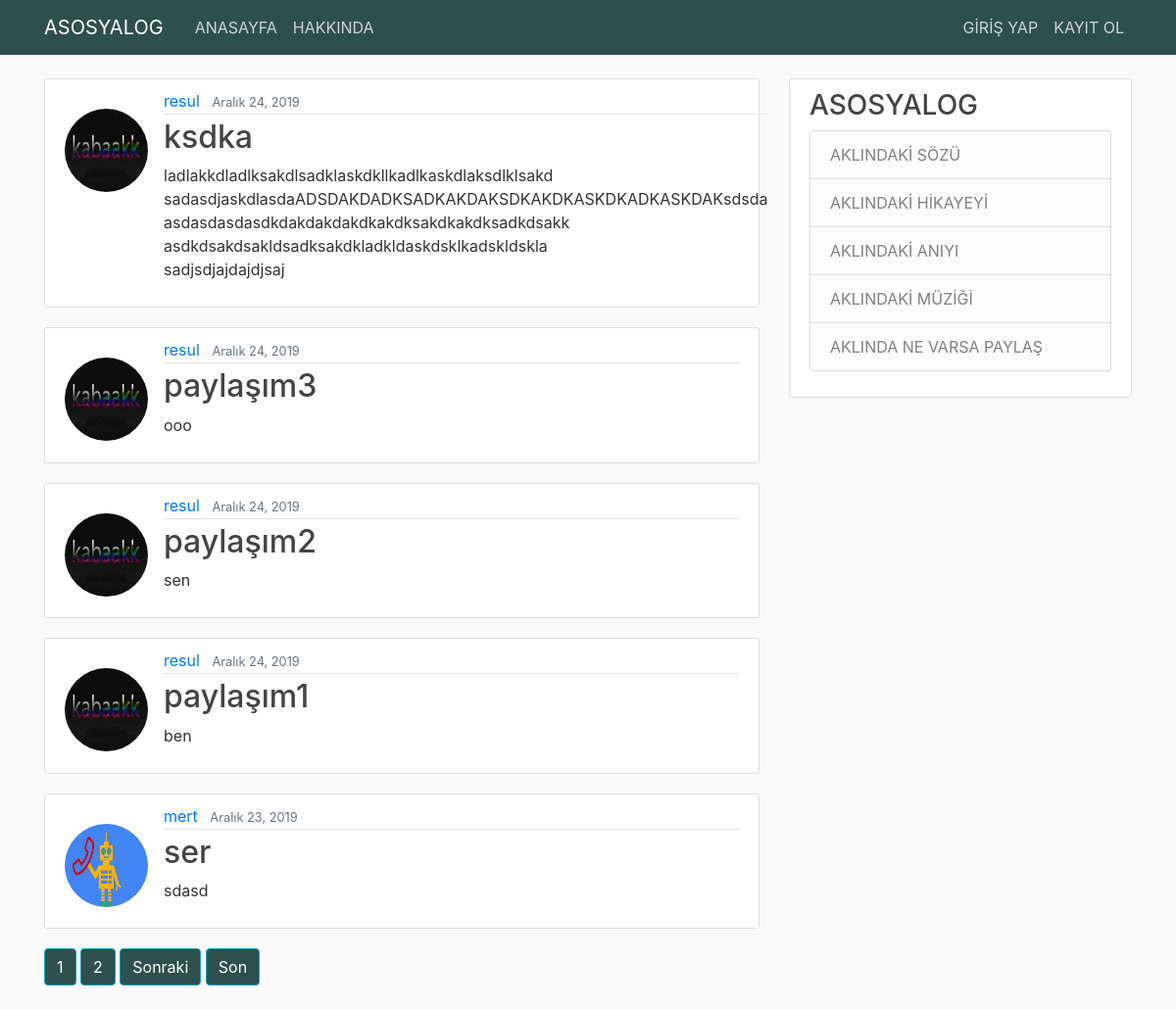
The page / on the database its author committed.
### blog/models.py (models this page shows, shortened)
class Post(models.Model):
    title = models.CharField(max_length=100)
    content = models.TextField()
    date_posted = models.DateTimeField(default=timezone.now)
    author = models.ForeignKey(User, on_delete=models.CASCADE)

### users/models.py (models this page shows, shortened)
class Profile(models.Model):
    user = models.OneToOneField(User, on_delete=models.CASCADE)
    image = models.ImageField(default='default.jpg', upload_to='profile_pics')

### blog/views.py (the view)
# urls.py: path('', PostListView.as_view(), name='blog-home'),
class PostListView(ListView):
    model = Post
    template_name = 'blog/home.html' # <app>/<model>_<viewtype>.html
    context_object_name = 'posts'
    ordering = ['-date_posted']
    paginate_by = 5

### blog/templates/blog/home.html (shortened to what this page needs)
{% extends "blog/base.html" %}
{% block content %}
    {% for post in posts %}
        <article class="media content-section">
          <img class="rounded-circle article-img" src="{{ post.author.profile.image.url }}">
          <div class="media-body">
            <div class="article-metadata">
              <a class="mr-2" href="{% url 'user-posts' post.author.username %}">{{ post.author }}</a>
              <small class="text-muted">{{ post.date_posted|date:"F d, Y" }}</small>
            </div>
            <h2><a class="article-title" href="{% url 'post-detail' post.id %}">{{ post.title }}</a></h2>
            <p class="article-content">{{ post.content }}</p>
          </div>
        </article>
    {% endfor %}
    {% if is_paginated %}
        {% for num in page_obj.paginator.page_range %}
            {% if page_obj.number == num %}
                <a class="btn btn-info mb-4" href="?page={{ num }}">{{ num }}</a>
            {% elif num > page_obj.number|add:'-3' and num < page_obj.number|add:'3' %}
                <a class="btn btn-outline-info mb-4" href="?page={{ num }}">{{ num }}</a>
            {% endif %}
        {% endfor %}
        {% if page_obj.has_next %}
            <a class="btn btn-outline-info mb-4" href="?page={{ page_obj.next_page_number }}">Sonraki</a>
            <a class="btn btn-outline-info mb-4" href="?page={{ page_obj.paginator.num_pages }}">Son</a>
        {% endif %}
    {% endif %}
{% endblock content %}

### blog/templates/blog/base.html (shortened to what this page needs)
{% load static %}
<!DOCTYPE html>
<html>
<head>
    <link rel="stylesheet" href="https://maxcdn.bootstrapcdn.com/bootstrap/4.0.0/css/bootstrap.min.css">
    <link rel="stylesheet" type="text/css" href="{% static 'blog/main.css' %}">
</head>
<body>
    <header class="site-header">
      <nav class="navbar navbar-expand-md navbar-dark bg-steel fixed-top">
        <div class="container">
          <a class="navbar-brand mr-4" href="{% url 'blog-home' %}">ASOSYALOG</a>
          <div class="collapse navbar-collapse" id="navbarToggle">
            <div class="navbar-nav mr-auto">
              <a class="nav-item nav-link" href="{% url 'blog-home' %}">ANASAYFA</a>
              <a class="nav-item nav-link" href="{% url 'blog-about' %}">HAKKINDA</a>
            </div>
            <div class="navbar-nav">
              {% if user.is_authenticated %}
                <a class="nav-item nav-link" href="{% url 'post-create' %}">YENİ PAYLAŞIM</a>
                <a class="nav-item nav-link" href="{% url 'profile' %}">PROFİLİNİZ</a>
                <a class="nav-item nav-link" href="{% url 'logout' %}">ÇIKIŞ YAP</a>
              {% else %}
                <a class="nav-item nav-link" href="{% url 'login' %}">GİRİŞ YAP</a>
                <a class="nav-item nav-link" href="{% url 'register' %}">KAYIT OL</a>
              {% endif %}
            </div>
          </div>
        </div>
      </nav>
    </header>
    <main role="main" class="container">
      <div class="row">
        <div class="col-md-8">
          {% block content %}{% endblock %}
        </div>
        <div class="col-md-4">
          <div class="content-section">
            <h3>ASOSYALOG</h3>
              <ul class="list-group">
                <li class="list-group-item list-group-item-light">AKLINDAKİ SÖZÜ</li>
                <li class="list-group-item list-group-item-light">AKLINDAKİ HİKAYEYİ</li>
                <li class="list-group-item list-group-item-light">AKLINDAKİ ANIYI</li>
                <li class="list-group-item list-group-item-light">AKLINDAKİ MÜZİĞİ</li>
                <li class="list-group-item list-group-item-light">AKLINDA NE VARSA PAYLAŞ </li>
              </ul>
          </div>
        </div>
      </div>
    </main>
</body>
</html>

### blog/static/blog/main.css (style rules this page uses)
body { background: #fafafa; color: #333333; margin-top: 5rem; }
h1, h2, h3, h4, h5, h6 { color: #444444; }
ul { margin: 0; }
.bg-steel { background-color: #2F4F4F; }
.site-header .navbar-nav .nav-link { color: #cbd5db; }
.content-section { background: #ffffff; padding: 10px 20px; border: 1px solid #dddddd; border-radius: 3px; margin-bottom: 20px; }
.article-title { color: #444444; }
.article-content { white-space: pre-line; }
.article-img { margin-top:20px; height: 85px; width: 85px; margin-right: 16px; }
.article-metadata { padding-bottom: 1px; margin-bottom: 4px; border-bottom: 1px solid #e3e3e3 }
ul li { color: #bbb; }
.btn { color:#fff; background-color: #2F4F4F; }
.btn-outline-info { color:#fff; background-color:#2F4F4F; }

### rows shown on the page
Post: author.profile.image (picture), author "resul", date_posted "Aralık 24, 2019", title "ksdka", content "ladlakkdladlksakdlsadklaskdkllkadlkaskdlaksdlklsakd sadasdjaskdlasdaADSDAKDADKSADKAKDAKSDKAKDKASKDKADKASKDAKsdsda asdasdasdasdkdakdakdakdkakdksakdkakdksadkdsakk asdkdsakdsakldsadksakdkladkldaskdsklkadskldskla sadjsdjajdajdjsaj"
Post: author.profile.image (picture), author "resul", date_posted "Aralık 24, 2019", title "paylaşım3", content "ooo"
Post: author.profile.image (picture), author "resul", date_posted "Aralık 24, 2019", title "paylaşım2", content "sen"
Post: author.profile.image (picture), author "resul", date_posted "Aralık 24, 2019", title "paylaşım1", content "ben"
Post: author.profile.image (picture), author "mert", date_posted "Aralık 23, 2019", title "ser", content "sdasd"

### other values the page prints
{{ num }} "1"
{{ num }} "2"
